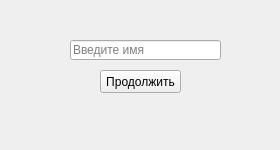
<?xml version="1.0" encoding="UTF-8"?>
<ui version="4.0">
 <class>MainWindow</class>
 <widget class="QMainWindow" name="MainWindow">
  <property name="geometry">
   <rect>
    <x>0</x>
    <y>0</y>
    <width>280</width>
    <height>150</height>
   </rect>
  </property>
  <property name="sizePolicy">
   <sizepolicy hsizetype="Fixed" vsizetype="Fixed">
    <horstretch>0</horstretch>
    <verstretch>0</verstretch>
   </sizepolicy>
  </property>
  <property name="windowTitle">
   <string>MainWindow</string>
  </property>
  <widget class="QWidget" name="centralwidget">
   <property name="sizePolicy">
    <sizepolicy hsizetype="Fixed" vsizetype="Fixed">
     <horstretch>0</horstretch>
     <verstretch>0</verstretch>
    </sizepolicy>
   </property>
   <property name="minimumSize">
    <size>
     <width>280</width>
     <height>150</height>
    </size>
   </property>
   <property name="maximumSize">
    <size>
     <width>280</width>
     <height>150</height>
    </size>
   </property>
   <property name="mouseTracking">
    <bool>false</bool>
   </property>
   <property name="tabletTracking">
    <bool>false</bool>
   </property>
   <property name="toolTip">
    <string/>
   </property>
   <widget class="QPushButton" name="pushButton">
    <property name="geometry">
     <rect>
      <x>100</x>
      <y>70</y>
      <width>81</width>
      <height>23</height>
     </rect>
    </property>
    <property name="text">
     <string>Продолжить</string>
    </property>
   </widget>
   <widget class="QLineEdit" name="lineEdit">
    <property name="geometry">
     <rect>
      <x>70</x>
      <y>40</y>
      <width>151</width>
      <height>20</height>
     </rect>
    </property>
    <property name="placeholderText">
     <string>Введите имя</string>
    </property>
   </widget>
  </widget>
 </widget>
 <resources/>
 <connections/>
</ui>
